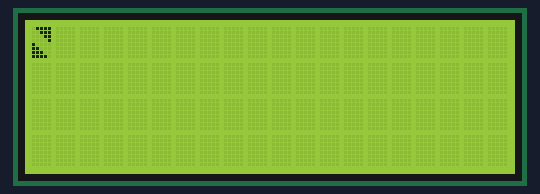
The sketch below on a simulated Arduino Uno, built with avr-gcc and run on an emulated ATmega328P. On the bench: 20×4 character LCD.

Above: at 0.44 s.
At 5.35 s:
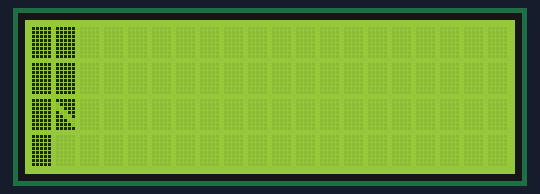
At 10.26 s:
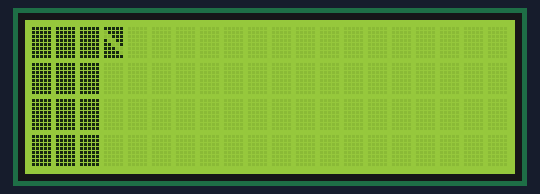
At 20.19 s:
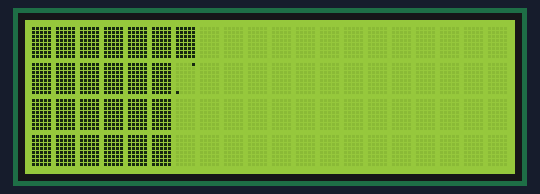
At 30.02 s:
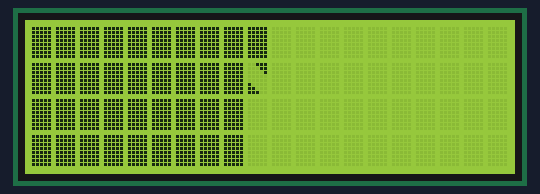
At 39.94 s:
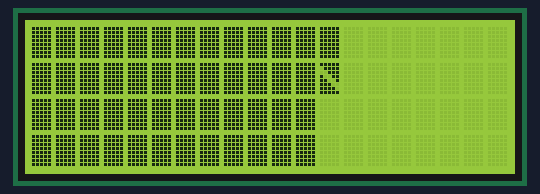

The sketch:

LCD_HW.ino
```cpp
// include the library code:
#include <LiquidCrystal.h>

// initialize the library with the numbers of the interface pins
LiquidCrystal lcd(12, 11, 5, 4, 3, 2);

byte one[8] = {
  B00001,
  B00000,
  B00000,
  B00000,
  B00000,
  B00000,
  B00000,
  B10000,
};

byte two[8] = {
  B00011,
  B00001,
  B00000,
  B00000,
  B00000,
  B00000,
  B10000,
  B11000,
};

byte three[8] = {
  B00111,
  B00011,
  B00001,
  B00000,
  B00000,
  B10000,
  B11000,
  B11100,
};

byte four[8] = {
  B01111,
  B00111,
  B00011,
  B00001,
  B10000,
  B11000,
  B11100,
  B11110,
};

byte five[8] = {
  B11111,
  B01111,
  B00111,
  B10011,
  B11001,
  B11100,
  B11110,
  B11111,
};

byte six[8] = {
  B11111,
  B01111,
  B00111,
  B10011,
  B11001,
  B11100,
  B11110,
  B11111,
};

byte seven[8] = {
  B11111,
  B11111,
  B01111,
  B10111,
  B11011,
  B11101,
  B11110,
  B11111,
};

byte eight[8] = {
  B11111,
  B11111,
  B11111,
  B11111,
  B11111,
  B11111,
  B11111,
  B11111,
};
void setup(){

  //begin the LCD interface
  lcd.begin(20,4);

  //create custom characters
  lcd.createChar(0, one);
  lcd.createChar(1, two);
  lcd.createChar(2, three);
  lcd.createChar(3, four);
  lcd.createChar(4, five);
  lcd.createChar(5, six);
  lcd.createChar(6, seven);
  lcd.createChar(7, eight);
}

void loop() {
  //move the cursor
  //(a,b) where a is the column and b is the row
  //(0,1): 0 is the first column and 1 is the second row
  for (int i = 0; i < 4; i ++){
    lcd.setCursor(0,i);
    //clear the animation
    lcd.print("                                        ");
  }

  //loop through
  for (int i = 0; i < 20; i++){
    for (int k = 0; k < 4; k ++){
      for (int j = 0; j < 8; j++){
        lcd.setCursor(i,k);
        lcd.write(byte(j));
        delay(100);
      }
    }
  }

    for (int i = 0; i < 20; i++){
    for (int k = 0; k < 4; k ++){
      for (int j = 7; j >= 0; j--){
        lcd.setCursor(i,k);
        lcd.write(byte(j));
        delay(100);
      }
    }
  }

}
```
